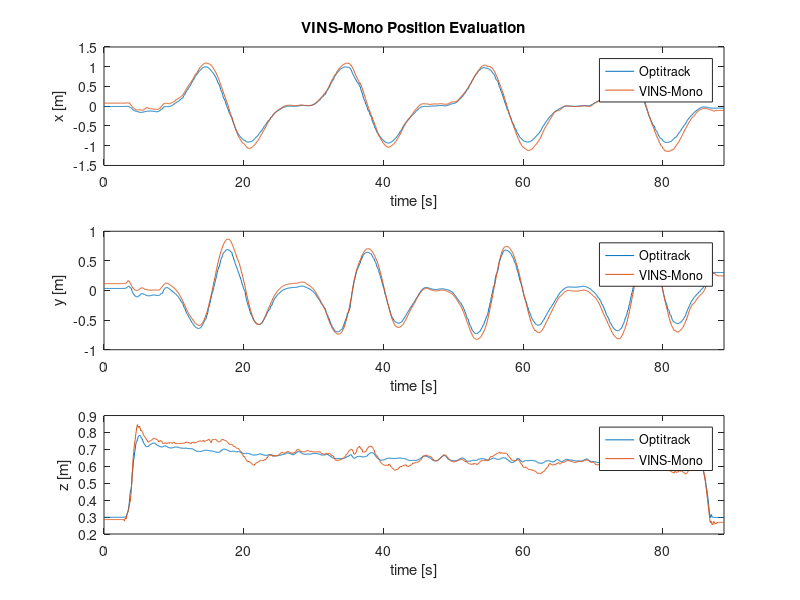
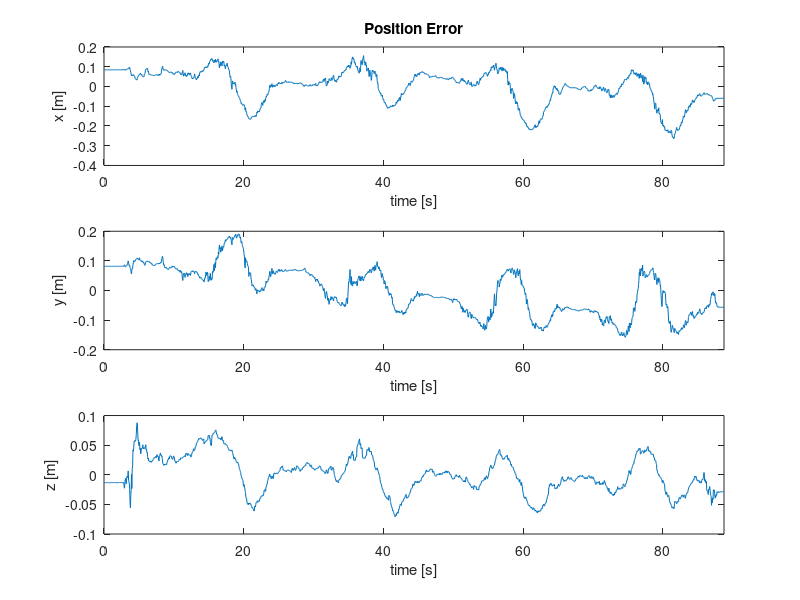
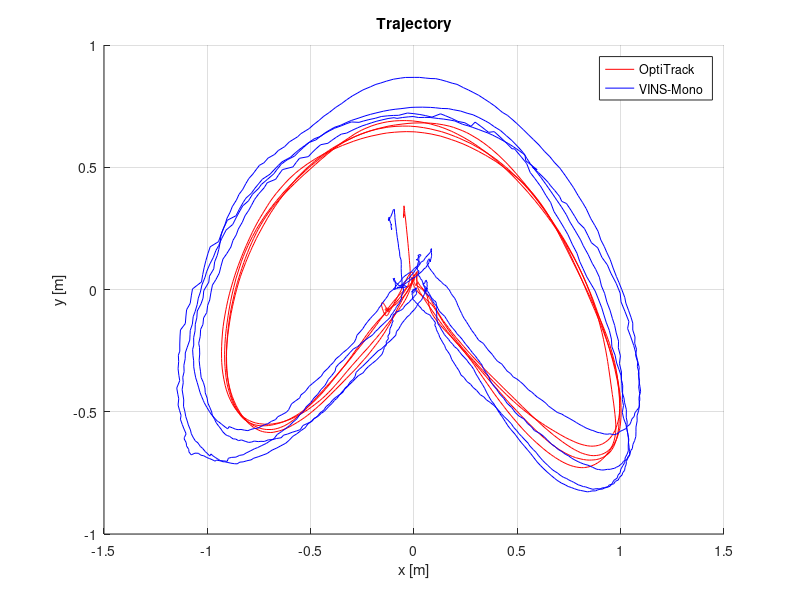
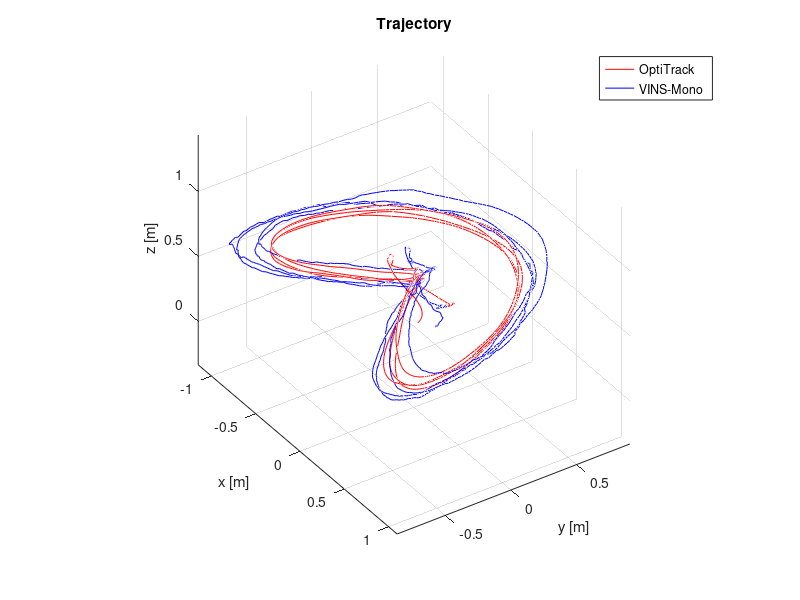

The MATLAB script that drew these images, in order:
format long g
clear all

csv = csvread("./vio_compare_optitrack.csv");

%timestamp [ms]
timestamp_ms = csv(:, 1);
timestamp_ms = timestamp_ms - timestamp_ms(1);
timestamp_s = timestamp_ms .* 0.001;
[data_num, dummy] = size(timestamp_ms);

pos_optrack_x = csv(:, 2);
pos_optrack_y = csv(:, 3);
pos_optrack_z = csv(:, 4);
pos_vio_x = csv(:, 5);
pos_vio_y = csv(:, 6);
pos_vio_z = csv(:, 7);

bias_x = mean(pos_vio_x - pos_optrack_x);
bias_y = mean(pos_vio_y - pos_optrack_y);
bias_z = mean(pos_vio_z - pos_optrack_z);

pos_vio_x = pos_vio_x - bias_x;
pos_vio_y = pos_vio_y - bias_y;
pos_vio_z = pos_vio_z - bias_z;

error_x = pos_vio_x - pos_optrack_x;
error_y = pos_vio_y - pos_optrack_y;
error_z = pos_vio_z - pos_optrack_z;

error = zeros(1, data_num);

for i = 1: data_num
    error(i) = sqrt(error_x(i)*error_x(i) + error_y(i)*error_y(i) + error_z(i)*error_z(i));
end

%position
figure('Name', 'GNSS Position');
grid on;
subplot (3, 1, 1);
hold on;
plot(timestamp_s, pos_optrack_x);
plot(timestamp_s, pos_vio_x);
title('VINS-Mono Position Evaluation');
legend('Optitrack', 'VINS-Mono', 'Location', 'best') ;
xlabel('time [s]');
ylabel('x [m]');
xlim([0 timestamp_s(end)]) 
box on
subplot (3, 1, 2);
hold on;
plot(timestamp_s, pos_optrack_y);
plot(timestamp_s, pos_vio_y);
xlabel('time [s]');
ylabel('y [m]');
legend('Optitrack', 'VINS-Mono', 'Location', 'best') ;
xlim([0 timestamp_s(end)]) 
box on
subplot (3, 1, 3);
hold on;
plot(timestamp_s, pos_optrack_z);
plot(timestamp_s, pos_vio_z);
xlabel('time [s]');
ylabel('z [m]');
legend('Optitrack', 'VINS-Mono', 'Location', 'best') ;
xlim([0 timestamp_s(end)]) 
box on

%position
figure('Name', 'GNSS Position');
grid on;
subplot (3, 1, 1);
hold on;
plot(timestamp_s, error_x);
title('Position Error');
xlabel('time [s]');
ylabel('x [m]');
xlim([0 timestamp_s(end)]) 
box on
subplot (3, 1, 2);
hold on;
plot(timestamp_s, error_y);
xlabel('time [s]');
ylabel('y [m]');
xlim([0 timestamp_s(end)]) 
box on
subplot (3, 1, 3);
hold on;
plot(timestamp_s, error_z);
xlabel('time [s]');
ylabel('z [m]');
xlim([0 timestamp_s(end)]) 
box on

%2d position trajectory plot of x-y plane
figure('Name', 'x-y position (enu frame)');
grid on;
hold on;
plot(pos_optrack_x, pos_optrack_y, 'Color', 'r')
plot(pos_vio_x, pos_vio_y, 'Color', 'b');
legend('OptiTrack', 'VINS-Mono') ;
title('Trajectory');
xlabel('x [m]');
ylabel('y [m]');

hold on;
%3d visualization of position trajectory
figure('Name', 'x-y-z position (enu frame)');
hold on;
axis equal;
plot3(pos_optrack_x, pos_optrack_y, pos_optrack_z, 'Color', 'r')
plot3(pos_vio_x, pos_vio_y, pos_vio_z, 'Color', 'b');
%legend('gps trajectory', 'b1 vector', 'b2 vector', 'b3 vector') 
legend('OptiTrack', 'VINS-Mono')
title('Trajectory');
xlabel('x [m]');
ylabel('y [m]');
zlabel('z [m]');
daspect([1 1 1])
grid on
view(56,35);


figure('Name', 'Position Error');
grid on;
hold on;
plot(timestamp_s, error);
title('Position Error');
xlabel('time [s]');
ylabel('Total Error [m]');
xlim([0 timestamp_s(end)]) 
box on

hold on;
disp("Press any key to leave");
pause;
close all;